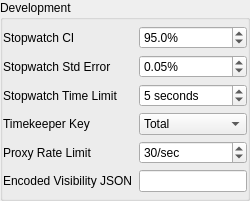
             <widget class="QGroupBox" name="group_settings_development">
              <property name="sizePolicy">
               <sizepolicy hsizetype="Ignored" vsizetype="Maximum">
                <horstretch>0</horstretch>
                <verstretch>0</verstretch>
               </sizepolicy>
              </property>
              <property name="title">
               <string>Development</string>
              </property>
              <property name="flat">
               <bool>true</bool>
              </property>
              <layout class="QGridLayout" name="gridLayout_14">
               <property name="leftMargin">
                <number>0</number>
               </property>
               <property name="topMargin">
                <number>6</number>
               </property>
               <property name="rightMargin">
                <number>0</number>
               </property>
               <property name="bottomMargin">
                <number>6</number>
               </property>
               <item row="3" column="0">
                <widget class="QLabel" name="label_dev_timekeeper_key">
                 <property name="sizePolicy">
                  <sizepolicy hsizetype="Fixed" vsizetype="Fixed">
                   <horstretch>0</horstretch>
                   <verstretch>0</verstretch>
                  </sizepolicy>
                 </property>
                 <property name="minimumSize">
                  <size>
                   <width>115</width>
                   <height>15</height>
                  </size>
                 </property>
                 <property name="text">
                  <string>Timekeeper Key</string>
                 </property>
                 <property name="textFormat">
                  <enum>Qt::PlainText</enum>
                 </property>
                </widget>
               </item>
               <item row="5" column="0">
                <widget class="QLabel" name="label_dev_encoded_visibility_json">
                 <property name="sizePolicy">
                  <sizepolicy hsizetype="Fixed" vsizetype="Fixed">
                   <horstretch>0</horstretch>
                   <verstretch>0</verstretch>
                  </sizepolicy>
                 </property>
                 <property name="minimumSize">
                  <size>
                   <width>115</width>
                   <height>15</height>
                  </size>
                 </property>
                 <property name="text">
                  <string>Encoded Visibility JSON</string>
                 </property>
                </widget>
               </item>
               <item row="2" column="0">
                <widget class="QLabel" name="label_dev_loop_timeout">
                 <property name="sizePolicy">
                  <sizepolicy hsizetype="Fixed" vsizetype="Fixed">
                   <horstretch>0</horstretch>
                   <verstretch>0</verstretch>
                  </sizepolicy>
                 </property>
                 <property name="minimumSize">
                  <size>
                   <width>115</width>
                   <height>15</height>
                  </size>
                 </property>
                 <property name="text">
                  <string>Stopwatch Time Limit</string>
                 </property>
                 <property name="textFormat">
                  <enum>Qt::PlainText</enum>
                 </property>
                </widget>
               </item>
               <item row="4" column="1" colspan="2">
                <widget class="QSpinBox" name="spin_dev_signal_rate">
                 <property name="sizePolicy">
                  <sizepolicy hsizetype="Expanding" vsizetype="Fixed">
                   <horstretch>0</horstretch>
                   <verstretch>0</verstretch>
                  </sizepolicy>
                 </property>
                 <property name="minimumSize">
                  <size>
                   <width>0</width>
                   <height>21</height>
                  </size>
                 </property>
                 <property name="suffix">
                  <string>/sec</string>
                 </property>
                 <property name="minimum">
                  <number>1</number>
                 </property>
                 <property name="maximum">
                  <number>1000</number>
                 </property>
                 <property name="value">
                  <number>30</number>
                 </property>
                </widget>
               </item>
               <item row="4" column="0">
                <widget class="QLabel" name="label_dev_signal_rate">
                 <property name="sizePolicy">
                  <sizepolicy hsizetype="Fixed" vsizetype="Fixed">
                   <horstretch>0</horstretch>
                   <verstretch>0</verstretch>
                  </sizepolicy>
                 </property>
                 <property name="minimumSize">
                  <size>
                   <width>115</width>
                   <height>15</height>
                  </size>
                 </property>
                 <property name="text">
                  <string>Proxy Rate Limit</string>
                 </property>
                </widget>
               </item>
               <item row="1" column="1" colspan="2">
                <widget class="QDoubleSpinBox" name="spin_stopwatch_std_err_target">
                 <property name="sizePolicy">
                  <sizepolicy hsizetype="Expanding" vsizetype="Fixed">
                   <horstretch>0</horstretch>
                   <verstretch>0</verstretch>
                  </sizepolicy>
                 </property>
                 <property name="minimumSize">
                  <size>
                   <width>0</width>
                   <height>21</height>
                  </size>
                 </property>
                 <property name="accelerated">
                  <bool>true</bool>
                 </property>
                 <property name="suffix">
                  <string>%</string>
                 </property>
                 <property name="decimals">
                  <number>2</number>
                 </property>
                 <property name="maximum">
                  <double>100.000000000000000</double>
                 </property>
                 <property name="singleStep">
                  <double>0.010000000000000</double>
                 </property>
                 <property name="value">
                  <double>0.050000000000000</double>
                 </property>
                </widget>
               </item>
               <item row="0" column="0">
                <widget class="QLabel" name="label_dev_conf_interval">
                 <property name="sizePolicy">
                  <sizepolicy hsizetype="Fixed" vsizetype="Fixed">
                   <horstretch>0</horstretch>
                   <verstretch>0</verstretch>
                  </sizepolicy>
                 </property>
                 <property name="minimumSize">
                  <size>
                   <width>115</width>
                   <height>15</height>
                  </size>
                 </property>
                 <property name="text">
                  <string>Stopwatch CI</string>
                 </property>
                 <property name="textFormat">
                  <enum>Qt::PlainText</enum>
                 </property>
                </widget>
               </item>
               <item row="1" column="0">
                <widget class="QLabel" name="label_dev_std_err_limit">
                 <property name="sizePolicy">
                  <sizepolicy hsizetype="Fixed" vsizetype="Fixed">
                   <horstretch>0</horstretch>
                   <verstretch>0</verstretch>
                  </sizepolicy>
                 </property>
                 <property name="minimumSize">
                  <size>
                   <width>115</width>
                   <height>15</height>
                  </size>
                 </property>
                 <property name="text">
                  <string>Stopwatch Std Error</string>
                 </property>
                 <property name="textFormat">
                  <enum>Qt::PlainText</enum>
                 </property>
                </widget>
               </item>
               <item row="0" column="1" colspan="2">
                <widget class="QDoubleSpinBox" name="spin_stopwatch_conf_interval">
                 <property name="sizePolicy">
                  <sizepolicy hsizetype="Expanding" vsizetype="Fixed">
                   <horstretch>0</horstretch>
                   <verstretch>0</verstretch>
                  </sizepolicy>
                 </property>
                 <property name="minimumSize">
                  <size>
                   <width>0</width>
                   <height>21</height>
                  </size>
                 </property>
                 <property name="accelerated">
                  <bool>true</bool>
                 </property>
                 <property name="suffix">
                  <string>%</string>
                 </property>
                 <property name="decimals">
                  <number>1</number>
                 </property>
                 <property name="maximum">
                  <double>100.000000000000000</double>
                 </property>
                 <property name="singleStep">
                  <double>0.100000000000000</double>
                 </property>
                 <property name="value">
                  <double>95.000000000000000</double>
                 </property>
                </widget>
               </item>
               <item row="5" column="1" colspan="2">
                <widget class="QLineEdit" name="line_dev_encoded_visibility_json">
                 <property name="minimumSize">
                  <size>
                   <width>0</width>
                   <height>21</height>
                  </size>
                 </property>
                 <property name="readOnly">
                  <bool>true</bool>
                 </property>
                </widget>
               </item>
               <item row="2" column="1" colspan="2">
                <widget class="QSpinBox" name="spin_stopwatch_loop_timeout">
                 <property name="sizePolicy">
                  <sizepolicy hsizetype="Expanding" vsizetype="Fixed">
                   <horstretch>0</horstretch>
                   <verstretch>0</verstretch>
                  </sizepolicy>
                 </property>
                 <property name="minimumSize">
                  <size>
                   <width>0</width>
                   <height>21</height>
                  </size>
                 </property>
                 <property name="accelerated">
                  <bool>true</bool>
                 </property>
                 <property name="suffix">
                  <string> seconds</string>
                 </property>
                 <property name="minimum">
                  <number>1</number>
                 </property>
                 <property name="maximum">
                  <number>300</number>
                 </property>
                 <property name="value">
                  <number>5</number>
                 </property>
                </widget>
               </item>
               <item row="3" column="1" colspan="2">
                <widget class="QComboBox" name="combo_timekeeper_key">
                 <property name="minimumSize">
                  <size>
                   <width>0</width>
                   <height>21</height>
                  </size>
                 </property>
                 <property name="currentIndex">
                  <number>5</number>
                 </property>
                 <property name="maxCount">
                  <number>10</number>
                 </property>
                 <item>
                  <property name="text">
                   <string>Count</string>
                  </property>
                 </item>
                 <item>
                  <property name="text">
                   <string>Average</string>
                  </property>
                 </item>
                 <item>
                  <property name="text">
                   <string>Median</string>
                  </property>
                 </item>
                 <item>
                  <property name="text">
                   <string>Min</string>
                  </property>
                 </item>
                 <item>
                  <property name="text">
                   <string>Max</string>
                  </property>
                 </item>
                 <item>
                  <property name="text">
                   <string>Total</string>
                  </property>
                 </item>
                </widget>
               </item>
              </layout>
             </widget>
